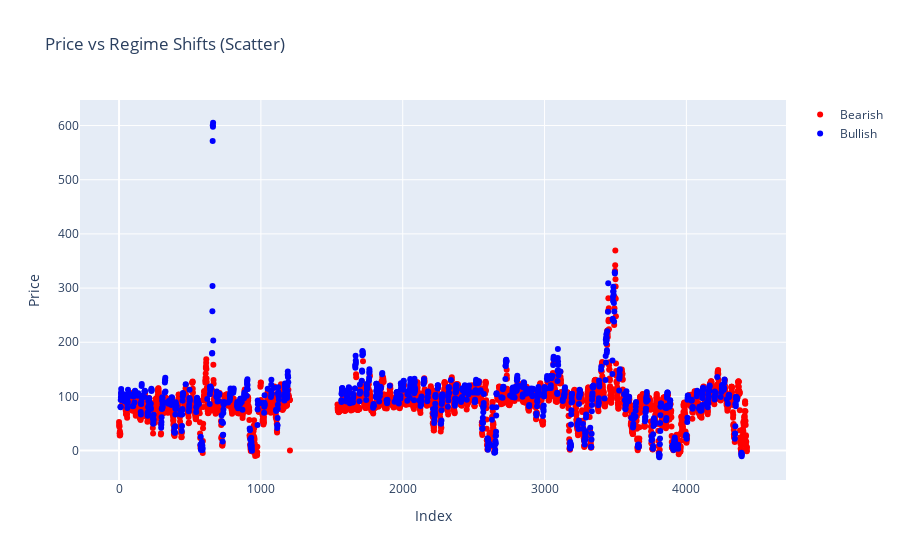

Here is the notebook cell this chart was saved with:
### Code cell
import plotly.graph_objects as go

def plot_price_regime_scatter(data):
    """
    Plot the price series in scatter form,
    coloring points by the identified regime:
      - Blue for 'bullish'
      - Red for 'bearish'
      - Gray for 'neutral'
    """

    # Separate your DataFrame into bullish, bearish, and neutral segments
    bullish_data = data[data['regime'] == 'bullish']
    bearish_data = data[data['regime'] == 'bearish']
    neutral_data = data[data['regime'] == 'neutral']

    # Create a figure
    fig = go.Figure()

    # Plot the bearish points in red
    fig.add_trace(
        go.Scatter(
            x=bearish_data.index, 
            y=bearish_data['Price'],
            mode='markers',
            marker=dict(color='red'),
            name='Bearish'
        )
    )

    # Plot the bullish points in blue
    fig.add_trace(
        go.Scatter(
            x=bullish_data.index, 
            y=bullish_data['Price'],
            mode='markers',
            marker=dict(color='blue'),
            name='Bullish'
        )
    )
    
    # Plot the neutral points in gray
    fig.add_trace(
        go.Scatter(
            x=neutral_data.index, 
            y=neutral_data['Price'],
            mode='markers',
            marker=dict(color='gray'),
            name='Neutral'
        )
    )

    fig.update_layout(
        title='Price vs Regime Shifts (Scatter)',
        xaxis_title='Index',
        yaxis_title='Price'
    )

    fig.show()

# Usage Example:
# df = identify_regimes(df)
plot_price_regime_scatter(df)

### Figure 1 — Plotly figure (JSON) as saved in the notebook; plotly's stock layout.template omitted (floating-point values rounded to 4 significant figures; data arrays with more than 128 entries replaced by an {"elided": "..."} marker saying what was removed)
{"data": [{"marker": {"color": "red"}, "mode": "markers", "name": "Bearish", "type": "scatter", "x": {"elided": "3048 int values"}, "y": {"elided": "3048 float values"}}, {"marker": {"color": "blue"}, "mode": "markers", "name": "Bullish", "type": "scatter", "x": {"elided": "1033 int values"}, "y": {"elided": "1033 float values"}}, {"marker": {"color": "gray"}, "mode": "markers", "name": "Neutral", "type": "scatter", "x": [], "y": []}], "layout": {"title": {"text": "Price vs Regime Shifts (Scatter)"}, "xaxis": {"title": {"text": "Index"}}, "yaxis": {"title": {"text": "Price"}}}}
